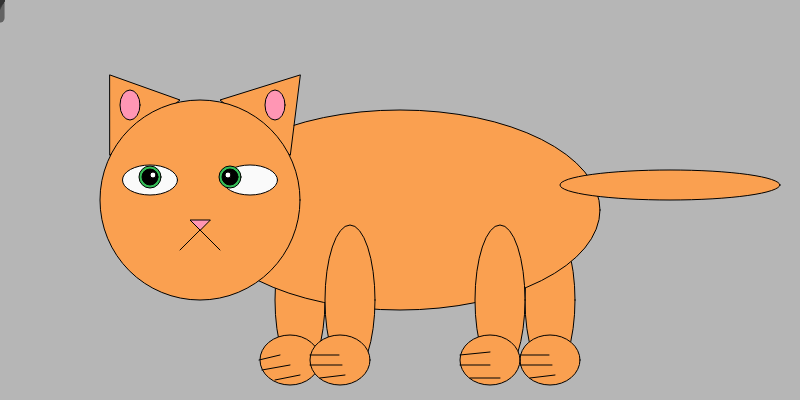
Frame 1 (no input)
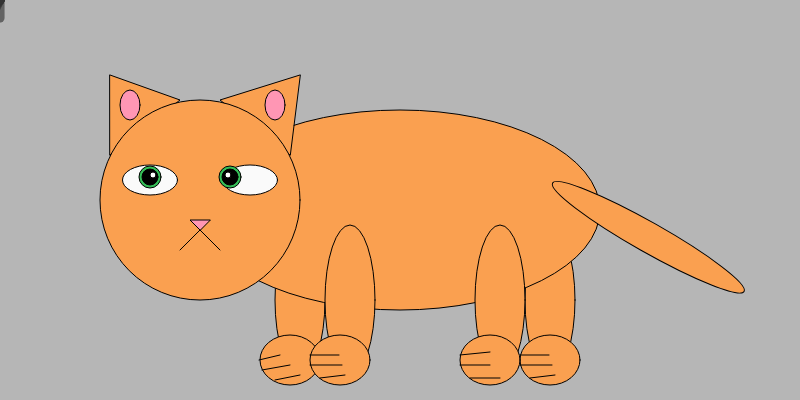
Frame 60 (no input)
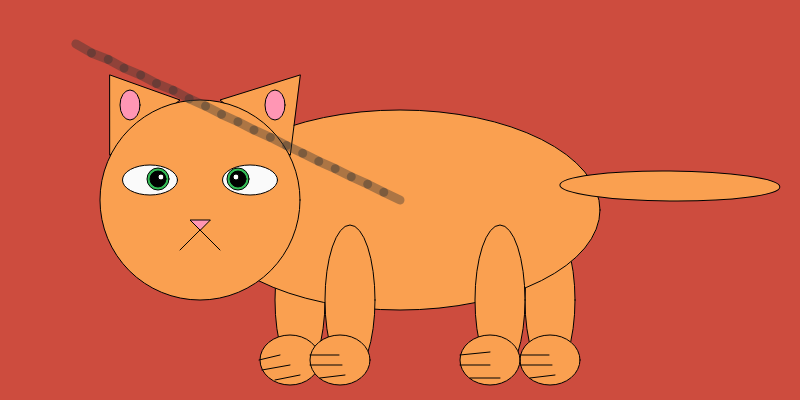
Frame 120 (the mouse pressed at the canvas centre since frame 60)

The p5.js sketch that drew these frames (run headless with seeded random() and noise() and a simulated clock; from frame 60 on, the mouse is pressed at the canvas centre):

// p5.js sketch
// ── sketch.js
let bgColor = 0;
let eyeColorR = 0;
let eyeColorG = 0;
let eyeColorB = 0;

let x = [],
  y = [],
  segNum = 20,
  segLength = 18;

for (let i = 0; i < segNum; i++) {
  x[i] = 0;
  y[i] = 0;
}

function setup() {
  createCanvas(800,400);
  bgColor = random(255);
  eyeColorR = random(255);
  eyeColorG = random(255);
  eyeColorB = random(255);
  angle = 0;
  change = .5;
}

function draw() {
  
  background(bgColor);
  if (frameCount % 60 == 0) {
  bgColor = color(random(255), random(255), random(255));
  }
  
  //body
  fill(250, 160, 80);
  //back back leg
  ellipse(550, 300, 50, 150);
  ellipse(550, 360, 60, 50);
  line(555, 375, 530, 378);
  line(552, 365, 520, 365);
  line(549, 355, 520, 355);
  //front back leg
  ellipse(300, 300, 50, 150);
  ellipse(290, 360, 60, 50);
  line(275, 380, 300, 375);
  line(262, 370, 290, 365);
  line(259, 360, 280, 355);
  //body
  ellipse(400, 210, 400, 200);
  //front front leg
  ellipse(350, 300, 50, 150);
  ellipse(340, 360, 60, 50);
  line(345, 375, 320, 378);
  line(342, 365, 310, 365);
  line(339, 355, 310, 355);
  //back front leg
  ellipse(500, 300, 50, 150);
  ellipse(490, 360, 60, 50);
  line(500, 378, 470, 378);
  line(490, 365, 460, 365);
  line(490, 352, 460, 355);
  
  //head&ears
  fill(250, 160, 80);
  triangle(110, 155, 180, 100, 110, 75);
  triangle(290, 155, 220, 100, 300, 75);
  circle(200, 200, 200);
  fill(255, 150, 180);
  ellipse(130, 105, 20, 30);
  fill(255, 150, 180);
  ellipse(275, 105, 20, 30);
  
  //nose&mouth
  fill(255, 150, 180);
  triangle(200, 230, 190, 220, 210, 220);
  line(220, 250, 200, 230);
  line(180, 250, 200, 230);

  //eyes
  fill(250, 250, 250);
  ellipse(150, 180, 55, 30);
  ellipse(250, 180, 55, 30);
  fill(eyeColorR, eyeColorG, eyeColorB);
  circle(150+winMouseX/50, 177+winMouseY/100, 22);
  circle(230+winMouseX/50, 177+winMouseY/100, 22);
  fill(0, 0, 0);
  circle(150+winMouseX/50, 177+winMouseY/100, 16);
  circle(230+winMouseX/50, 177+winMouseY/100, 16);
  fill(260, 260, 260);
  circle(153+winMouseX/50, 175+winMouseY/100, 6);
  circle(228+winMouseX/50, 175+winMouseY/100, 6);


  //line
    strokeWeight(9);
    stroke(51, 100);
    dragSegment(0, mouseX, mouseY);
  for (let i = 0; i < x.length - 1; i++) {
    dragSegment(i + 1, x[i], y[i]);
  }
  strokeWeight (1);
  stroke(0);
  
    //tail
  fill(250, 160, 80);
  translate (width/2+160, height/2-30);
  angleMode (DEGREES);
  rotate (angle);
  ellipseMode (CORNER);
  ellipse(0, 0, 220, 30);
  ellipseMode (CENTER);
  translate (-width/2-160,-height/2+30);
  
   angle += change;
  
  if(angle <= -30 || angle >= 30){
  change *= -1;  
  }
}

function dragSegment(i, xin, yin) {
  const dx = xin - x[i];
  const dy = yin - y[i];
  const angle = atan2(dy, dx);
  x[i] = xin - cos(angle) * segLength;
  y[i] = yin - sin(angle) * segLength;
  segment(x[i], y[i], angle);
}

function segment(x, y, a) {
  push();
  translate(x, y);
  rotate(a);
  line(0, 0, segLength, 0);
  pop();
}

// https://editor.p5js.org/lh1966/sketches/IJJRKaXmC
// by La'Kay Hodge

//https://p5js.org/examples/interaction-follow-3.html
//https://editor.p5js.org/allison.parrish/sketches/H1__vQxiW
